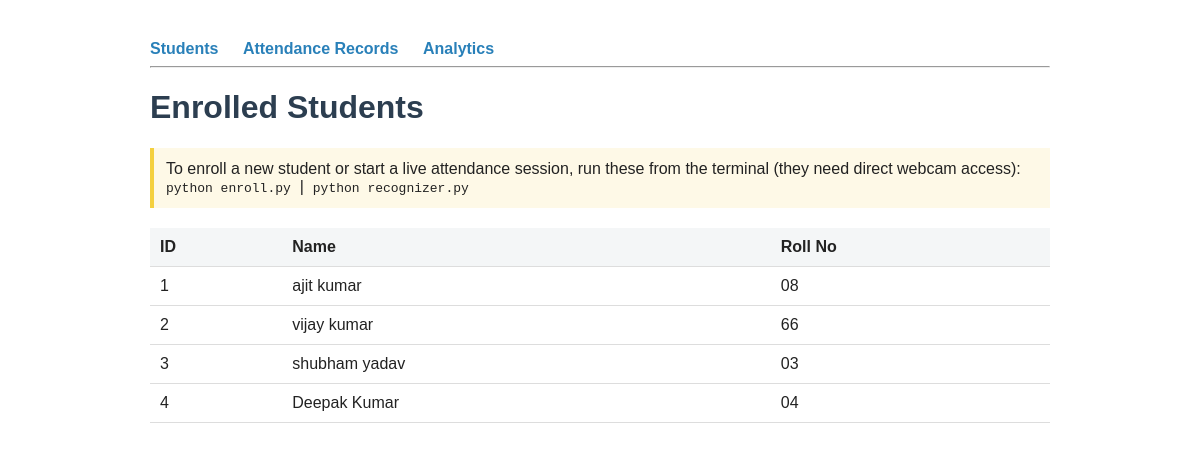
Before: / with the older database file.
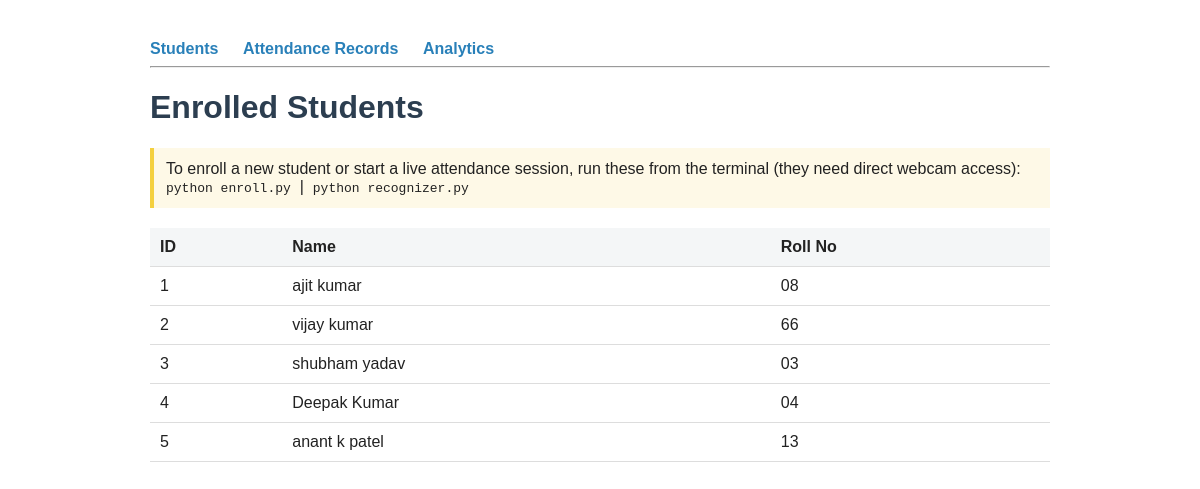
After: the same page with the newer database file.
### tables this page shows
CREATE TABLE students (
            id INTEGER PRIMARY KEY AUTOINCREMENT,
            name TEXT NOT NULL,
            roll_no TEXT UNIQUE NOT NULL
        );

### app.py (the view)
@app.route("/")
def home():
    students = get_all_students()
    return render_template("index.html", students=students)

### database.py (called while the page is built)
def get_connection():
    conn = sqlite3.connect(DB_PATH)
    conn.row_factory = sqlite3.Row
    return conn

def get_all_students():
    conn = get_connection()
    rows = conn.execute("SELECT * FROM students").fetchall()
    conn.close()
    return [dict(row) for row in rows]

### templates/index.html (shortened to what this page needs)
{% extends "base.html" %}
{% block content %}
    <h1>Enrolled Students</h1>
    <div class="note">
        To enroll a new student or start a live attendance session, run these from the terminal
        (they need direct webcam access):<br>
        <code>python enroll.py</code> &nbsp;|&nbsp; <code>python recognizer.py</code>
    </div>
    {% if students %}
    <table>
        <tr><th>ID</th><th>Name</th><th>Roll No</th></tr>
        {% for s in students %}
        <tr><td>{{ s.id }}</td><td>{{ s.name }}</td><td>{{ s.roll_no }}</td></tr>
        {% endfor %}
    </table>
    {% else %}
    <p>No students enrolled yet. Run <code>python enroll.py</code> to add one.</p>
    {% endif %}
{% endblock %}

Changed rows visible on the page:
added students: id "5", name "anant k patel", roll_no "13"
